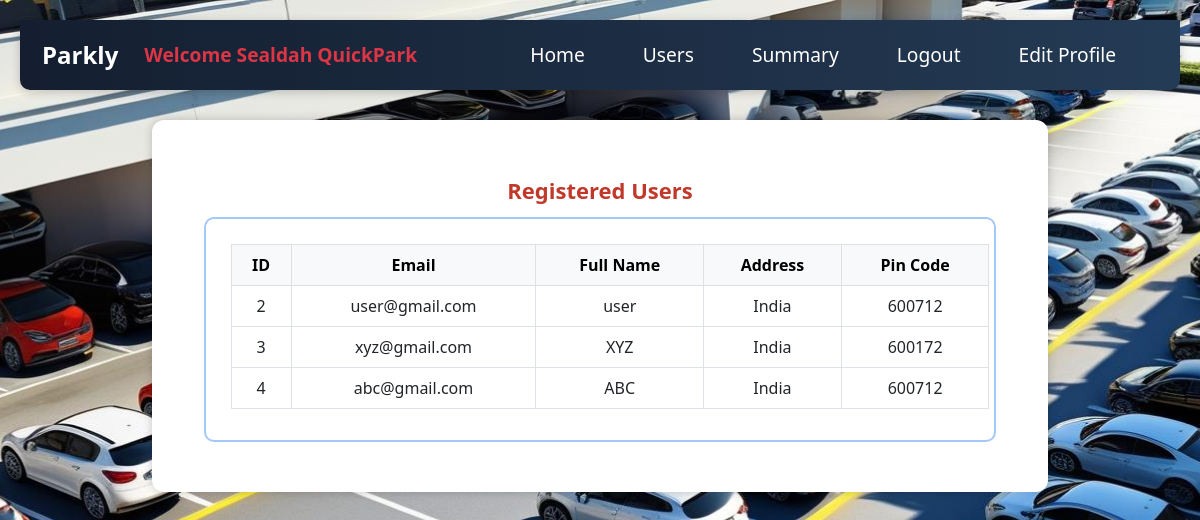
The page /admin/Sealdah QuickPark/users (signed in) on the database its author committed.
### backend/models.py (models this page shows)
class User(db.Model,UserMixin):
    __tablename__="user"
    id=db.Column(db.Integer,primary_key=True)
    email=db.Column(db.String,unique=True,nullable=False)
    password=db.Column(db.String,nullable=False)
    role=db.Column(db.Integer,default=1)
    full_name=db.Column(db.String,nullable=False)
    address=db.Column(db.String,nullable=False)
    pin_code=db.Column(db.Integer,nullable=False)
    reservations=db.relationship("Reservation",cascade="all,delete",backref="user",lazy=True) #user can access their all reservation

### backend/controllers.py (the view)
@app.route("/admin/<name>/users")
@login_required
def admin_users(name):
    users = User.query.all()
    return render_template("users.html", name=name, users=users)

### backend/controllers.py (called while the page is built)
@login_manager.user_loader
def load_user(user_id):
    return User.query.get(int(user_id))

### templates/users.html
{% extends "admin_layout.html" %}
{% block content %}
<div class="main-content">
<div class="container mt-4">
    <div class="dashboard-title">Registered Users</div>
    <div class="box">
        <table class="table table-bordered text-center">
            <thead class="table-light">
                <tr>
                    <th>ID</th>
                    <th>Email</th>
                    <th>Full Name</th>
                    <th>Address</th>
                    <th>Pin Code</th>
                </tr>
            </thead>
            <tbody>
                {% for user in users %}
                    {% if user.email != "admin@iitm.ac.in" %}
                    <tr>
                        <td>{{ user.id }}</td>
                        <td>{{ user.email }}</td>
                        <td>{{ user.full_name }}</td>
                        <td>{{ user.address }}</td>
                        <td>{{ user.pin_code }}</td>
                    </tr>
                    {% endif %}
                {% endfor %}
            </tbody>
        </table>
    </div>
</div>
</div>
{% endblock %}

### static/styles/main.css (style rules this page uses)
* { margin: 10px; padding: 0; box-sizing: border-box; }
body { font-family: Arial, sans-serif; }

### static/styles/admin.css (style rules this page uses)
.admin-dashboard { background: url('/static/images/parking-bg3.jpg') no-repeat center center fixed; background-size: cover; min-height: 100vh; }
.admin-dashboard .main-content { background-color: white; padding: 30px; border-radius: 12px; margin: 30px auto; width: 95%; box-shadow: 0 0 10px rgba(0, 0, 0, 0.2); }
.admin-dashboard .dashboard-title { font-size: 22px; color: #c0392b; font-weight: bold; text-align: center; margin-top: 10px; }
.admin-dashboard .box { border: 2px solid #a3c9f9; border-radius: 10px; padding: 15px; margin-bottom: 20px; }

### rows shown on the page
User: id "2", email "user@gmail.com", full_name "user", address "India", pin_code "600712"
User: id "3", email "xyz@gmail.com", full_name "XYZ", address "India", pin_code "600172"
User: id "4", email "abc@gmail.com", full_name "ABC", address "India", pin_code "600712"

### other values the page prints
{{ name }} "Sealdah QuickPark"
